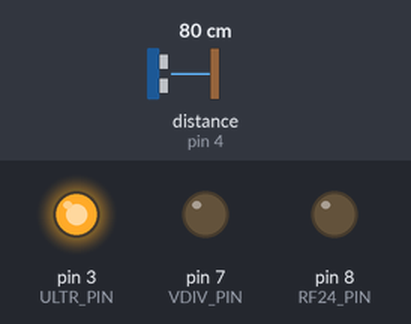
A sketch run on a simulated Arduino Uno, built with avr-gcc and run on an emulated ATmega328P. Parts: output pins drawn as LEDs (lit = HIGH). The inputs (shaded band) are chosen by the test bench; at power-on: distance to the obstacle (sensor on pin 4) 80 cm. The echo pulse lasts 58.3 µs per cm; no radio packets arrive unless stated; pins used as bus, display or sensor lines are not drawn; what the sketch prints to the serial monitor is not drawn.

Above: at 0.12 s.
At 0.5 s:
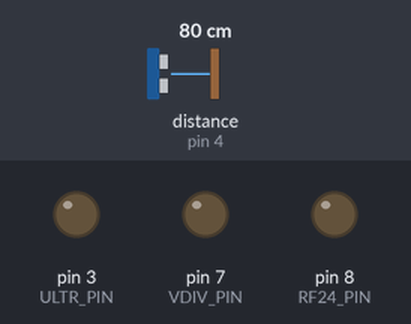
Timing chart, 0 to 2.0 s (numbered marks = the images above):
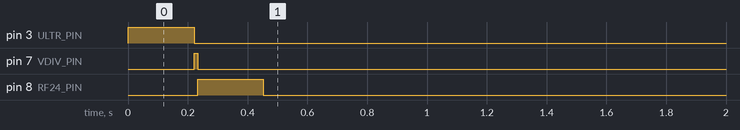

The sketch:

tank_sensor.ino
```cpp
#include <SPI.h>
#include "nRF24L01.h"
#include <RF24.h>
#include "printf.h"
#include "LowPower.h"
#include <NewPing.h>

int channel = 84;
RF24 radio(9,10);

//#define MIN_PA
#define LOW_PA
//#define HIGH_PA

//#define DEBUG //if enabled, prints to serial affects battery life

const uint64_t pipes[2] = { 0xF0F0F0F0E1LL, 0xF0F0F0F0D2LL };

typedef struct {
  int distance;
  byte voltage;
}data;

byte ack;//standard reply ack

int txTimes = 3;//times to resend same reading
int txDelay = 100;//delay between txTimes //100 seems to work

const int SleepTimes = 75;//x8 sec = sleep timer 75 = 10min, 0 = dont sleep, keep reading

const int MAX_DISTANCE = 445;//maximum distance sensor can read, over is error

const int TRIG_PIN = 2;
const int ECHO_PIN = 4;
const int ULTR_PIN = 3;
const int VDIV_PIN = 7;
const int RF24_PIN = 8;
const int BATT_PIN = A3;

NewPing sonar(TRIG_PIN, ECHO_PIN, MAX_DISTANCE);

void setup() {

  Serial.begin(9600);
  printf_begin();
  printf("\n\n\rWATER SENSOR START\n\n\r");

  #ifndef DEBUG
     printf("\n\rDebug OFF\n\r");
  #endif

  pinMode(BATT_PIN, INPUT);//battery voltage divider output
  pinMode(ULTR_PIN, OUTPUT);//sensor switch
  pinMode(VDIV_PIN, OUTPUT);//battery voltage divider switch
  pinMode(RF24_PIN, OUTPUT);//sensor switch
  digitalWrite(ULTR_PIN, LOW);//turn off sensor power
  digitalWrite(VDIV_PIN, LOW);//turn off divider power
  digitalWrite(RF24_PIN, LOW);//turn off sensor power


}

void loop(){

     #ifdef DEBUG
       printf("\n\rPower ON\n\r");
     #endif

     int distance = getDistance();
     int voltage = readBatt();

     #ifdef DEBUG
       printf("\n\rDistance: %d cm, Voltage: %d\n\r",distance, voltage);
       if(!distance)printf("** Error reading Sensor **\n\r");
     #endif

     transmit(distance, voltage);

    #ifdef DEBUG
      if(SleepTimes){
         printf("Power OFF\n\r\n\r");
      }
    #endif

     int i = 0;
     while(i < SleepTimes){


       #ifdef DEBUG
         printf("%d.",SleepTimes - i);
         delay(100);
       #endif
       LowPower.powerDown(SLEEP_8S, ADC_OFF, BOD_OFF);

        i++;

     }
     if(!SleepTimes)delay(3000);//no sleep delay between reads
     #ifdef DEBUG
       printf("\n\r");
     #endif

}//end loop

int getDistance(){

  #ifdef DEBUG
    printf("\n\rReading Distance\n\r");
  #endif

  digitalWrite(ULTR_PIN, HIGH);//turn on sensor
  delay(100);//risetime

  int duration = sonar.ping_median();

  digitalWrite(ULTR_PIN, LOW);//turn off sensor

  #ifdef DEBUG
    printf("Time: %lu", duration);
  #endif

  int result = sonar.convert_cm(duration);
  //if(result > maxDistance || result < minDistance)result = 0;

  return result;
}

void transmit(int distance, int voltage) {

   data payload = { distance, voltage};

   digitalWrite(RF24_PIN, HIGH);//turn on power
   delay(10);//rise time

   #ifdef DEBUG
     printf("\n\rRadio Start\n\n\r");
   #endif

   SPI.begin();
   radio.begin();
   radio.enableAckPayload();
   radio.setPayloadSize(sizeof(data));

   radio.setChannel(channel);

    #ifdef MIN_PA
      radio.setPALevel(RF24_PA_MIN);//-12dbm
    #endif
    #ifdef LOW_PA
      radio.setPALevel(RF24_PA_LOW);//-12dbm
    #endif
    #ifdef HIGH_PA
      radio.setPALevel(RF24_PA_HIGH);
    #endif

   radio.setDataRate(RF24_250KBPS);

   radio.setRetries(15,10);

   radio.openWritingPipe(pipes[0]);
   radio.openReadingPipe(1,pipes[1]);

   radio.powerUp();

   radio.flush_tx();

   #ifdef DEBUG
     radio.printDetails();printf("\n\r");
   #endif

     int i = 0;
     while(1){
       #ifdef DEBUG
         printf("Transmiting...");
       #endif
       if (radio.write( &payload, sizeof(payload))){
         #ifdef DEBUG
           printf("Sent...");
         #endif
         if(radio.isAckPayloadAvailable()){
           #ifdef DEBUG
             printf("Ack...");
           #endif
           radio.read( &ack, 1 );
           if(ack == 255){//simple reply recived ok
              #ifdef DEBUG
                printf("Recieved.\n\n\r");
              #endif
              break;
           }
         }

       }else{
       #ifdef DEBUG
         printf("Transmit Failed.\n\n\r");
       #endif
       }

       i++;
       if(i == txTimes)break;//delay only if going to tx again
       delay(txDelay);
     }

   digitalWrite(RF24_PIN, LOW);//turn off rf


}

int readBatt() {

   digitalWrite(VDIV_PIN, HIGH);//turn div on

   delay(10);//rise time

   int voltage = analogRead(BATT_PIN) * (float)(50 / 1023.0);//read voltage at divider

   voltage = int((voltage * 2)/6);//convert to cell voltage

   digitalWrite(VDIV_PIN, LOW);//turn div off

   return voltage;
}
```

printf.h
```cpp
// (licence header left out)
/**
 * @file printf.h
 *
 * Setup necessary to direct stdout to the Arduino Serial library, which
 * enables 'printf'
 */

#ifndef __PRINTF_H__
#define __PRINTF_H__

#include <Arduino.h>

int serial_putc( char c, FILE * )
{
  Serial.write( c );

  return c;
}

void printf_begin(void)
{
  fdevopen( &serial_putc, 0 );
}

#endif // __PRINTF_H__
```

Measured:
- by itself, pin 3 (ULTR_PIN): LOW → HIGH at 0.00 s, → LOW 0.22 s later
- by itself, pin 7 (VDIV_PIN): LOW → HIGH at 0.22 s, → LOW 0.01 s later
- by itself, pin 8 (RF24_PIN): LOW → HIGH at 0.23 s, → LOW 0.22 s later
